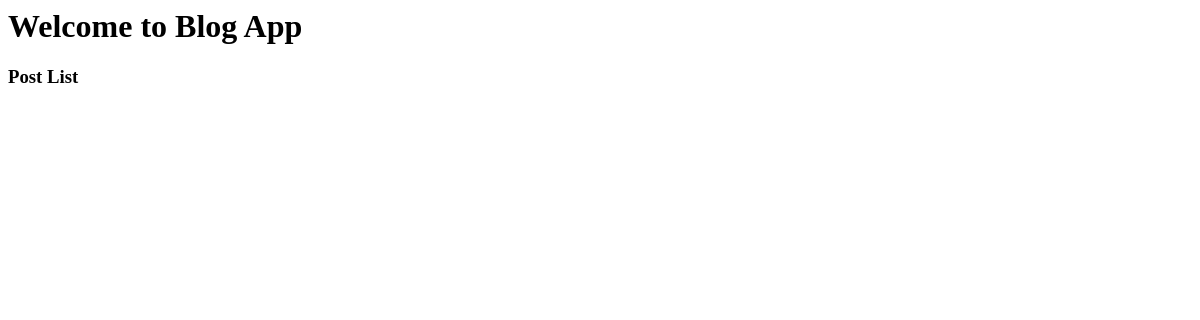
Before: / with the older database file.
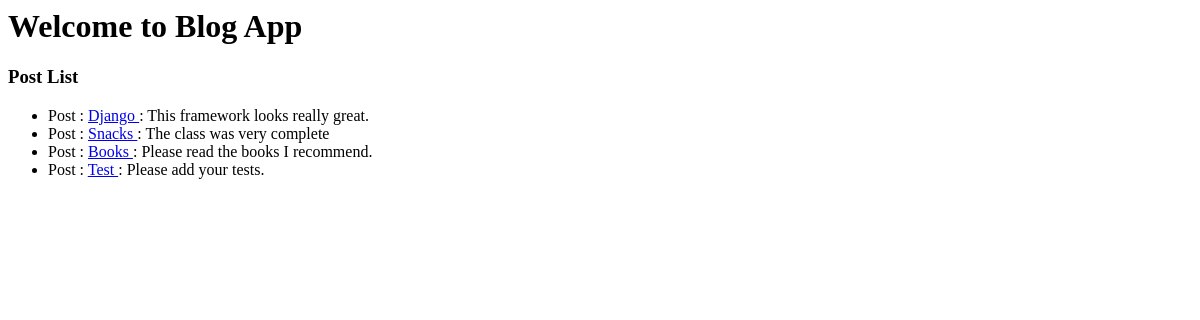
After: the same page with the newer database file.
### blog/models.py (models this page shows, shortened)
class Post(models.Model):
    title = models.CharField(max_length=50)
    author = models.ForeignKey('auth.User', on_delete=models.CASCADE)
    body = models.TextField(max_length=500)

### blog/views.py (the view)
# urls.py: path('', HomePageView.as_view(), name='home'),
class HomePageView(ListView):
    template_name = 'home.html'
    model = Post

### templates/home.html
{% block content %}
  <main>
      <h1>Welcome to Blog App</h1>
  </main>
  <h3>Post List</h3>
  <ul>
  {% for post in object_list %}
      <li>Post :
        <a href="{% url 'post_detail' post.pk %}"> {{ post.title }} </a>  : {{ post.body }}</a></li>
  {% endfor %}
  </ul>
{% endblock content %}

Changed rows visible on the page:
added Post: title "Django", body "This framework looks really great."
added Post: title "Snacks", body "The class was very complete"
added Post: title "Books", body "Please read the books I recommend."
added Post: title "Test", body "Please add your tests."
